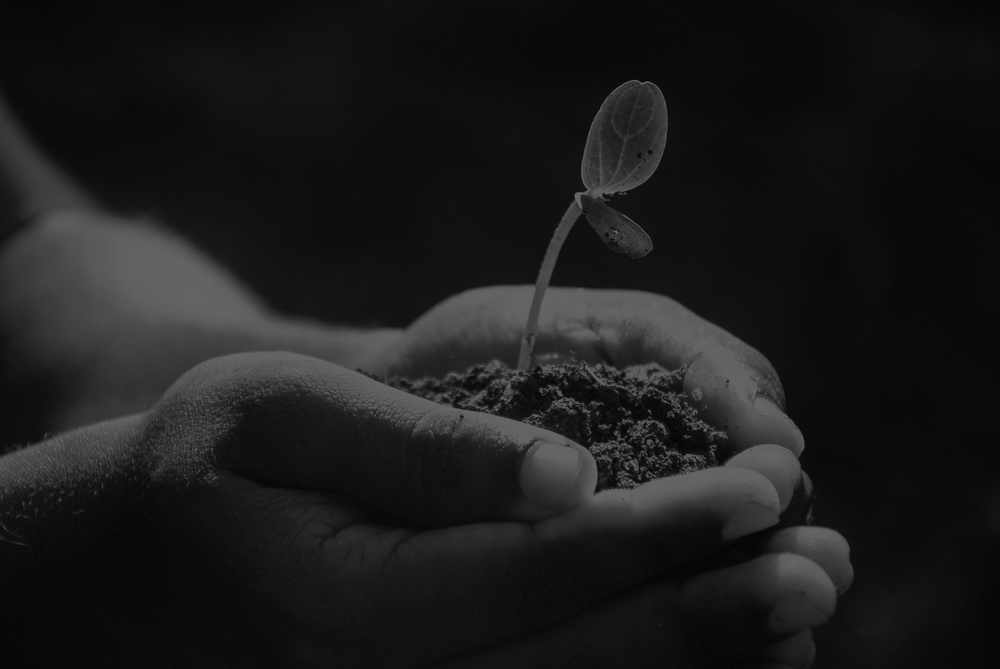
#> input picture img/gray1.jpg, 1000 x 669 px, shrunk from 3872 x 2592 before the run
$ python GaussianBlur.py
#> lines starting #> are read from the running program, lines starting #| are printed output that depends on the picture
#!/usr/bin/env python3
# -*- coding: utf-8 -*-
"""
Created on Sat May 30 11:13:56 2020

@author: augustinjose
"""
import numpy as np
from PIL import Image

def convolution(oldimage, kernel):
    #image = Image.fromarray(image, 'RGB')
    image_h = oldimage.shape[0]
    image_w = oldimage.shape[1]
    print(image_h)

    kernel_h = kernel.shape[0]
    kernel_w = kernel.shape[1]
    print(kernel_h)
    if(len(oldimage.shape) == 3):
        image_pad = np.pad(oldimage, pad_width=((kernel_h // 2, kernel_h // 2),(kernel_w // 2, kernel_w // 2),(0,0)), mode='constant', constant_values=0).astype(np.float32)
    elif(len(oldimage.shape) == 2):
        image_pad = np.pad(oldimage, pad_width=((kernel_h // 2, kernel_h // 2),(kernel_w // 2, kernel_w // 2)), mode='constant', constant_values=0).astype(np.float32)


    h = kernel_h // 2
    w = kernel_w // 2

    image_conv = np.zeros(image_pad.shape)

    for i in range(h, image_pad.shape[0]-h):
        for j in range(w, image_pad.shape[1]-w):
            #sum = 0
            x = image_pad[i-h:i-h+kernel_h, j-w:j-w+kernel_w]
            x = x.flatten()*kernel.flatten()
            image_conv[i][j] = x.sum()
    h_end = -h
    w_end = -w

    if(h == 0):
        return image_conv[h:,w:w_end]
    if(w == 0):
        return image_conv[h:h_end,w:]
    return image_conv[h:h_end,w:w_end]

def GaussianBlurImage(image, sigma):
    #image = imread(image)
#> called with image = 'img/gray1.jpg', sigma = 11
    image = Image.open(image)
#> image is the input picture: PIL image 1000x669 L; min 2, max 108, mean 26.9
    image = np.asarray(image)
    #print(image)
    filter_size = 2 * int(4 * sigma + 0.5) + 1
    gaussian_filter = np.zeros((filter_size, filter_size), np.float32)
    m = filter_size//2
    n = filter_size//2

    for x in range(-m, m+1):
        for y in range(-n, n+1):
            x1 = 2*np.pi*(sigma**2)
            x2 = np.exp(-(x**2 + y**2)/(2* sigma**2))
            gaussian_filter[x+m, y+n] = (1/x1)*x2
    im_filtered = np.zeros_like(image, dtype=np.float32)
    '''
    gaussian_filter = np.array([[0.00390625,0.015625,0.0234375,0.015625,0.00390625],
                                [0.015625,0.0625,0.09375,0.0625,0.015625],
                                [0.0234375,0.09375,0.140625,0.09375,0.0234375],
                                [0.015625,0.0625,0.09375,0.0625,0.015625],
                                [0.00390625,0.015625,0.0234375,0.015625,0.00390625]])
    '''
    im_filtered[:, :] = convolution(image[:, :], gaussian_filter)
#| 669
#| 89
#> in convolution, `image_pad = np.pad(oldimage, pad_width=((kernel_h // 2, kernel_h // 2)..`:
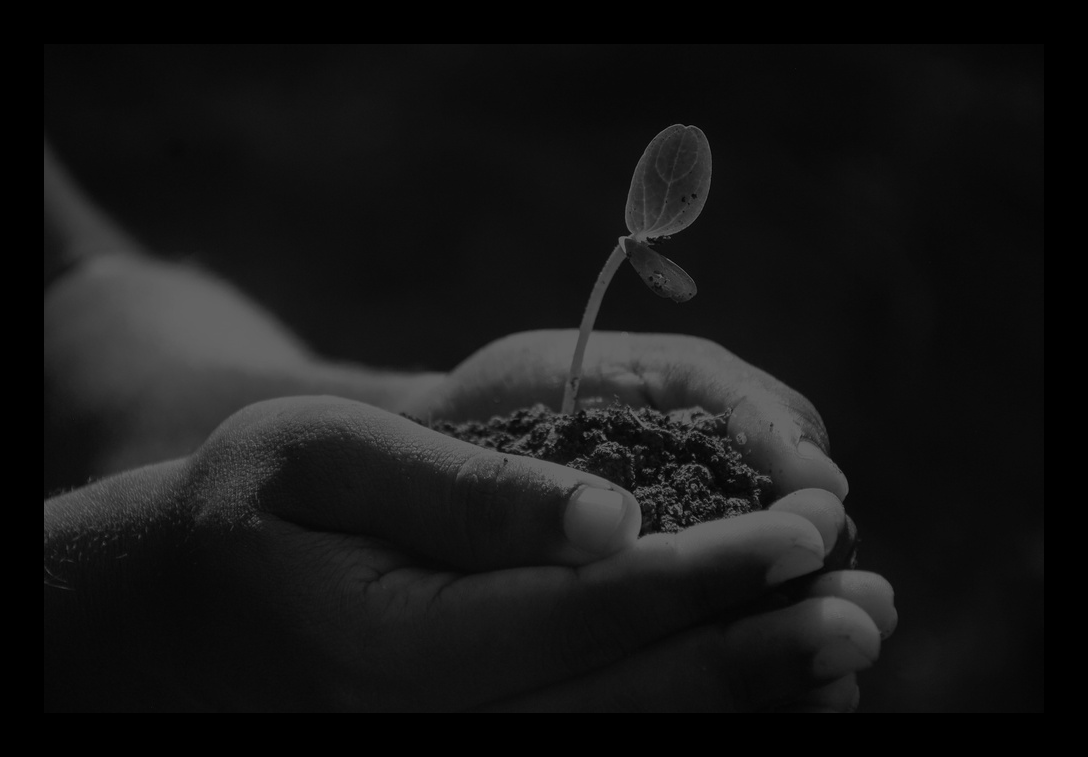
#> image_pad: shape (757, 1088) float32; min 0, max 108, mean 21.9
#> after the loop in convolution, `for i in range(h, image_pad.shape[0]-h):`:
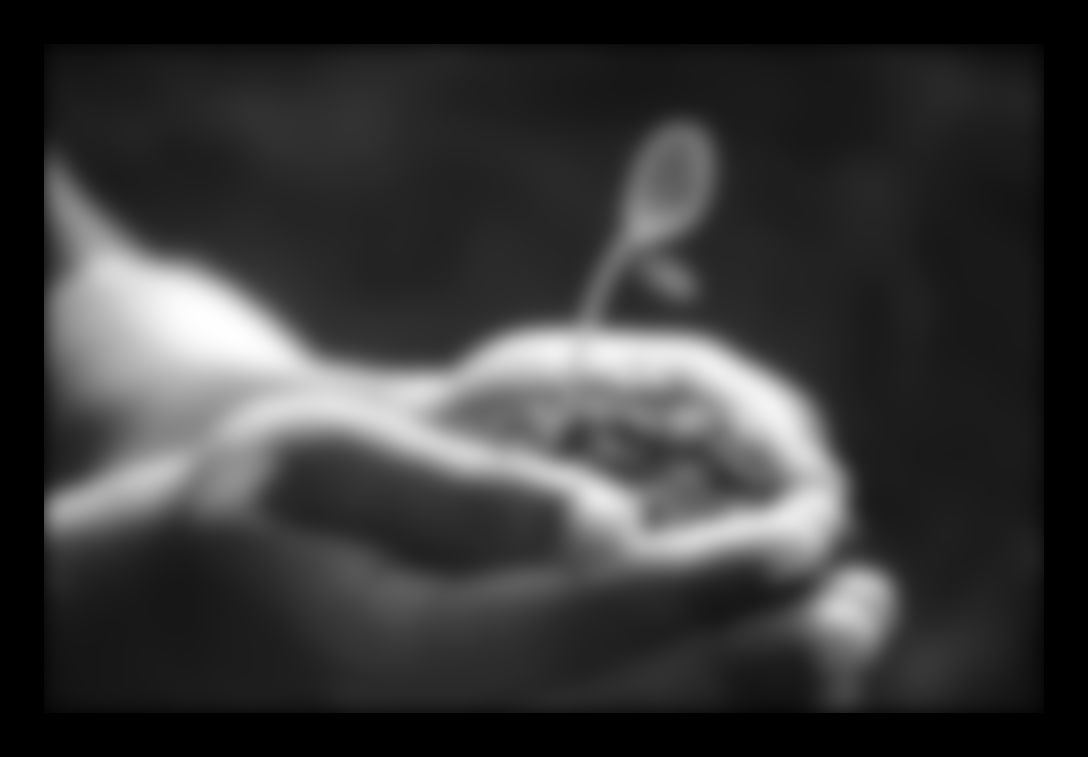
#> image_conv: shape (757, 1088) float64; min 0, max 98.75, mean 21.6; drawn with min black and max white
#> in convolution, `return image_conv[h:h_end,w:w_end]`:
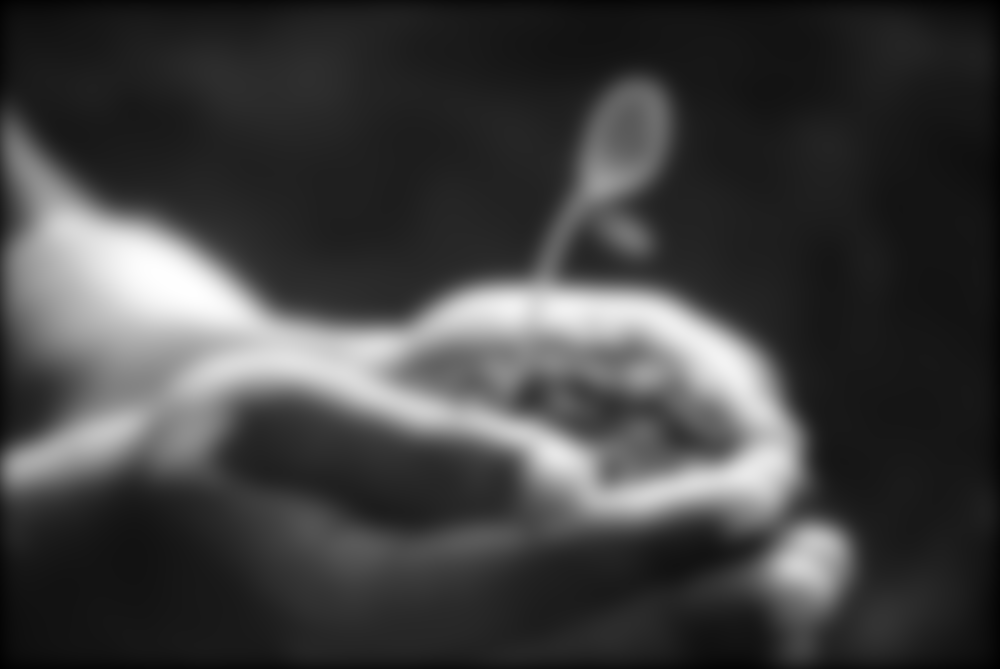
#> returned value: shape (669, 1000) float64; min 1.95, max 98.75, mean 26.6; drawn with min black and max white
    #for c in range(3):
        #im_filtered[:, :, c] = convolution(image[:, :, c], gaussian_filter)
        #print(gaussian_filter)
    return (im_filtered.astype(np.uint8))
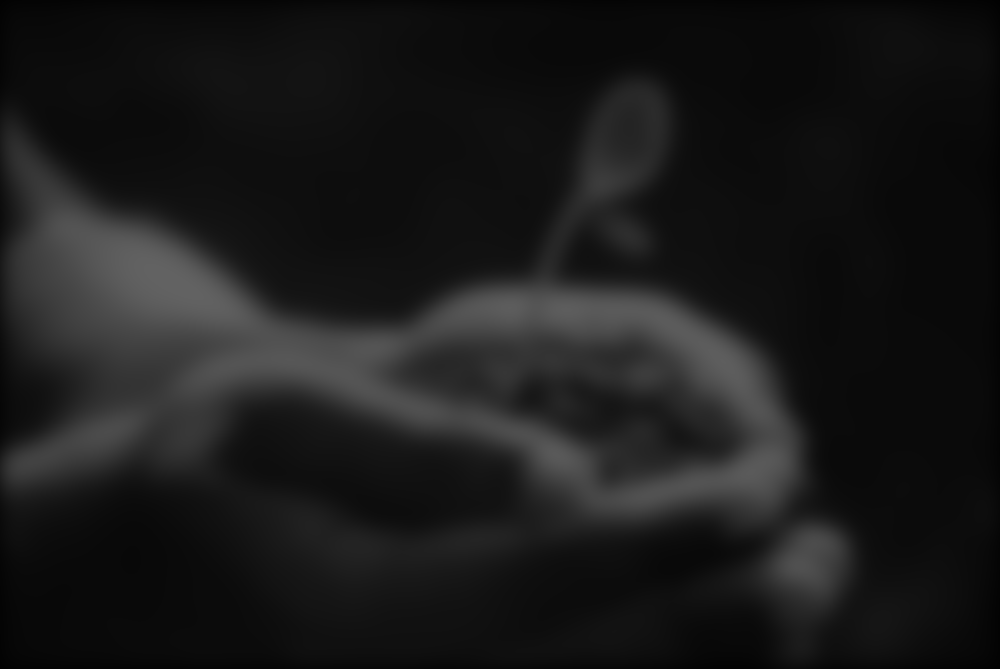
#> returned value: shape (669, 1000); min 1, max 98, mean 26.1

image = GaussianBlurImage("img/gray1.jpg", 11)
img = Image.fromarray(image, 'L')
img.save('Output/GrayBlur2.jpg')
img.show()
